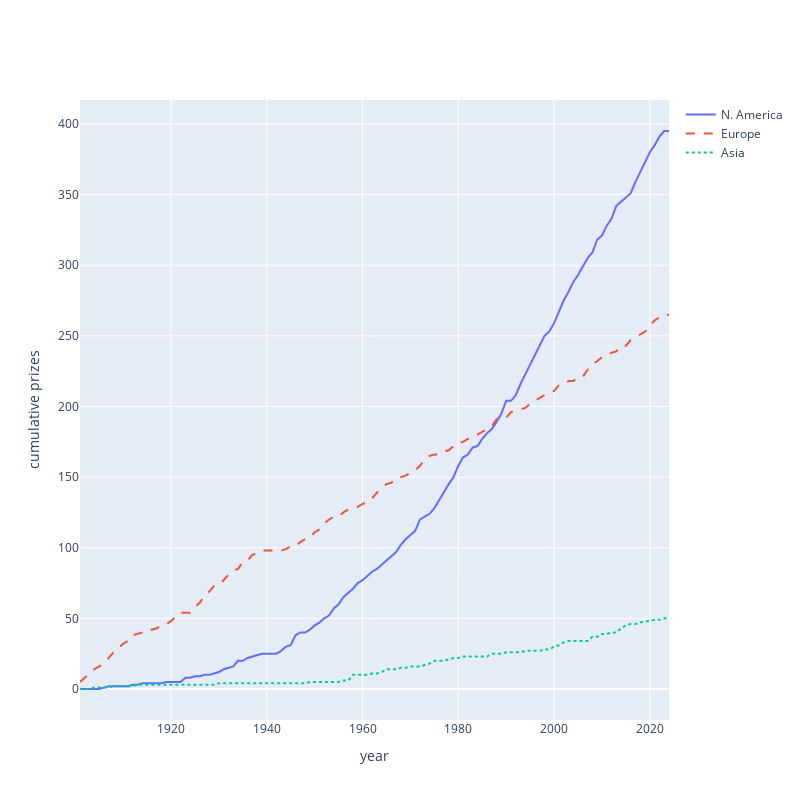

Notebook source saved alongside this figure:
### Code cell
import plotly.graph_objects as go

regions = [
    {"label": "N. America", "countries": ["United States", "Canada"]},
    {"label": "Europe", "countries": ["United Kingdom", "Germany", "France"]},
    {"label": "Asia", "countries": ["Japan", "Russia and Soviet Union", "India"]},
]

traces = []
for region in regions:
    name = region["label"]
    traces.append(
        go.Scatter(
            x=df_regions.index,
            y=df_regions[name],
            name=name,
            mode="lines",
            hovertemplate=f"{name}<br>%{{x}}<br>$%{{y}}<extra></extra>",
            line=dict(dash=["solid", "dash", "dot"][len(traces)]),
        )
    )

layout=go.Layout(height=800,width=800,xaxis_title='year',yaxis_title='cumulative prizes')
fig = go.Figure(traces,layout)
fig.show()
